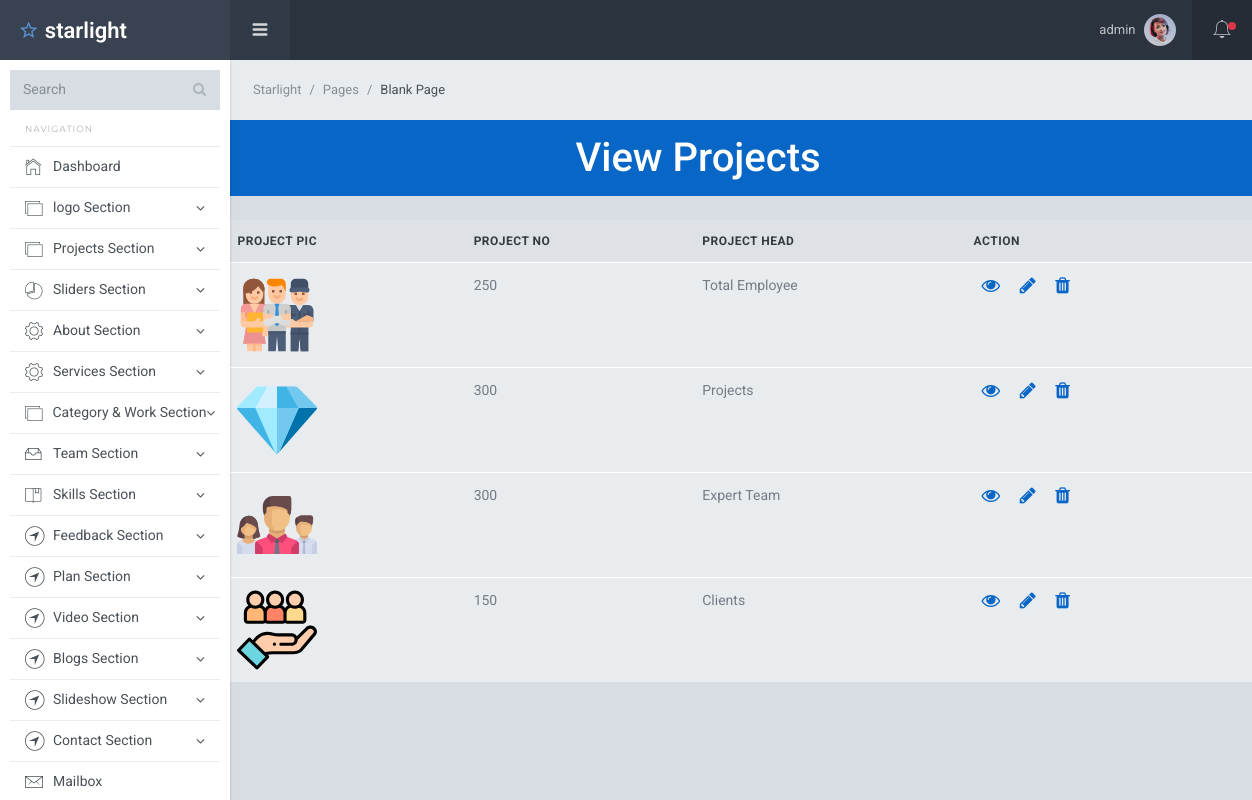
Page /project/view_project.php (signed in) on the committed database.
### tables this page shows
CREATE TABLE `projects` (
  `id` int(11) NOT NULL,
  `project_pic` varchar(50) NOT NULL,
  `project_no` int(11) NOT NULL,
  `project_head` varchar(50) NOT NULL
);

### project/view_project.php (the view, shortened to what this page needs)
<?php require '../dashboard_part/dashboard_header.php'; ?>
<?php
require '../db.php';
$sql = "SELECT * FROM projects";
$result = mysqli_query($db_conn,$sql);
?>
<section class="ml-5">
  <div class="container">
      <div class="row">
          <div class="col-lg-12 ml-5">
            <h1 class="bg-primary text-center p-3 text-white">View Projects</h1>
          </div>
      </div>
  </div>
  <div class="container">
      <div class="row">
        <div class="col-lg-12 ml-5 mt-3">
        <table class="table table-dark">
          <thead>
            <tr>
              <th scope="col">ID</th>
              <th scope="col">Project Pic</th>
              <th scope="col">Project NO</th>
              <th scope="col">Project Head</th>
              <th scope="col">Action</th>
            </tr>
          </thead>
          <tbody>
          <?php foreach($result as $projects){ ?>
            <tr>
              <th><?= $projects['id'] ?></th>
              <td><img width='80px' src="../uploads/projects/<?php echo $projects['project_pic'] ?>" alt=""></td>
              <td><?= $projects['project_no'] ?></td>
              <td><?= $projects['project_head'] ?></td>
              <td>
                <a href="" class="p-2"><i class="fa fa-eye fa-lg" aria-hidden="true"></i></a>
                <a href="" class="p-2"><i class="fa fa-pencil fa-lg" aria-hidden="true"></i></a>
                <a href="" class="p-2"><i class="fa fa-trash fa-lg" aria-hidden="true"></i></a>
              </td>
            </tr>
          <?php } ?>
          </tbody>
        </table>
        </div>
      </div>
  </div>
</section>
 <?php require '../dashboard_part/dashboard_footer.php';  ?>

### dashboard_part/dashboard_header.php (shortened to what this page needs)
<!DOCTYPE html>
<html lang="en">
  <head>
    <link href="/webcit/dashboard_assets/lib/font-awesome/css/font-awesome.css" rel="stylesheet">
    <link href="/webcit/dashboard_assets/lib/Ionicons/css/ionicons.css" rel="stylesheet">
    <link href="/webcit/dashboard_assets/lib/perfect-scrollbar/css/perfect-scrollbar.css" rel="stylesheet">
    <link rel="stylesheet" href="https://maxcdn.bootstrapcdn.com/bootstrap/4.0.0/css/bootstrap.min.css">
    <link rel="stylesheet" href="/webcit/dashboard_assets/css/starlight.css">
  </head>
  <body>
    <div class="sl-logo"><a href=""><i class="icon ion-android-star-outline"></i> starlight</a></div>
    <div class="sl-sideleft">
      <div class="input-group input-group-search">
        <input type="search" name="search" class="form-control" placeholder="Search">
        <span class="input-group-btn">
          <button class="btn"><i class="fa fa-search"></i></button>
        </span>
      </div>
      <label class="sidebar-label">Navigation</label>
      <div class="sl-sideleft-menu">
        <a href="/webcit/dashboad.php" class="sl-menu-link">
          <div class="sl-menu-item">
            <i class="menu-item-icon icon ion-ios-home-outline tx-22"></i>
            <span class="menu-item-label">Dashboard</span>
          </div>
        </a>
        <a href="widgets.html" class="sl-menu-link">
          <div class="sl-menu-item">
            <i class="menu-item-icon icon ion-ios-photos-outline tx-20"></i>
            <span class="menu-item-label">logo Section</span>
            <i class="menu-item-arrow fa fa-angle-down"></i>
          </div>
        </a>
        <a href="widgets.html" class="sl-menu-link">
          <div class="sl-menu-item">
            <i class="menu-item-icon icon ion-ios-photos-outline tx-20"></i>
            <span class="menu-item-label">Projects Section</span>
            <i class="menu-item-arrow fa fa-angle-down"></i>
          </div>
        </a>
        <a href="#" class="sl-menu-link">
          <div class="sl-menu-item">
            <i class="menu-item-icon ion-ios-pie-outline tx-20"></i>
            <span class="menu-item-label">Sliders Section</span>
            <i class="menu-item-arrow fa fa-angle-down"></i>
          </div>
        </a>
        <a href="#" class="sl-menu-link">
          <div class="sl-menu-item">
            <i class="menu-item-icon icon ion-ios-gear-outline tx-24"></i>
            <span class="menu-item-label">About Section</span>
            <i class="menu-item-arrow fa fa-angle-down"></i>
          </div>
        </a>
        <a href="#" class="sl-menu-link">
          <div class="sl-menu-item">
            <i class="menu-item-icon icon ion-ios-gear-outline tx-24"></i>
            <span class="menu-item-label">Services Section</span>
            <i class="menu-item-arrow fa fa-angle-down"></i>
          </div>
        </a>
        <a href="widgets.html" class="sl-menu-link">
          <div class="sl-menu-item">
            <i class="menu-item-icon icon ion-ios-photos-outline tx-20"></i>
            <span class="menu-item-label">Category & Work Section</span>
            <i class="menu-item-arrow fa fa-angle-down"></i>
          </div>
        </a>
        <a href="#" class="sl-menu-link">
          <div class="sl-menu-item">
            <i class="menu-item-icon icon ion-ios-filing-outline tx-24"></i>
            <span class="menu-item-label">Team Section</span>
            <i class="menu-item-arrow fa fa-angle-down"></i>
          </div>
        </a>
        <a href="#" class="sl-menu-link">
          <div class="sl-menu-item">
            <i class="menu-item-icon icon ion-ios-bookmarks-outline tx-20"></i>
            <span class="menu-item-label">Skills Section</span>
            <i class="menu-item-arrow fa fa-angle-down"></i>
          </div>
        </a>
        <a href="#" class="sl-menu-link">
          <div class="sl-menu-item">
            <i class="menu-item-icon icon ion-ios-navigate-outline tx-24"></i>
            <span class="menu-item-label">Feedback Section</span>
            <i class="menu-item-arrow fa fa-angle-down"></i>
          </div>
        </a>
        <a href="#" class="sl-menu-link">
          <div class="sl-menu-item">
            <i class="menu-item-icon icon ion-ios-navigate-outline tx-24"></i>
            <span class="menu-item-label">Plan Section</span>
            <i class="menu-item-arrow fa fa-angle-down"></i>
          </div>
        </a>
        <a href="#" class="sl-menu-link">
          <div class="sl-menu-item">
            <i class="menu-item-icon icon ion-ios-navigate-outline tx-24"></i>
            <span class="menu-item-label">Video Section</span>
            <i class="menu-item-arrow fa fa-angle-down"></i>
          </div>
        </a>
        <a href="#" class="sl-menu-link">
          <div class="sl-menu-item">
            <i class="menu-item-icon icon ion-ios-navigate-outline tx-24"></i>
            <span class="menu-item-label">Blogs Section</span>
            <i class="menu-item-arrow fa fa-angle-down"></i>
          </div>
        </a>
        <a href="#" class="sl-menu-link">
          <div class="sl-menu-item">
            <i class="menu-item-icon icon ion-ios-navigate-outline tx-24"></i>
            <span class="menu-item-label">Slideshow Section</span>
            <i class="menu-item-arrow fa fa-angle-down"></i>
          </div>
        </a>
        <a href="#" class="sl-menu-link">
          <div class="sl-menu-item">
            <i class="menu-item-icon icon ion-ios-navigate-outline tx-24"></i>
            <span class="menu-item-label">Contact Section</span>
            <i class="menu-item-arrow fa fa-angle-down"></i>
          </div>
        </a>
        <a href="mailbox.html" class="sl-menu-link">
          <div class="sl-menu-item">
            <i class="menu-item-icon icon ion-ios-email-outline tx-24"></i>
            <span class="menu-item-label">Mailbox</span>
          </div>
        </a>
      </div>
      <br>
    </div>
    <div class="sl-header">
      <div class="sl-header-left">
        <div class="navicon-left hidden-md-down"><a id="btnLeftMenu" href=""><i class="icon ion-navicon-round"></i></a></div>
      </div>
      <div class="sl-header-right">
        <nav class="nav">
          <div class="dropdown">
            <a href="" class="nav-link nav-link-profile" data-toggle="dropdown">
              <span class="logged-name">
               <?= $_SESSION['username'];?>
             </span>
              <img src="/webcit/dashboard_assets/img/img3.jpg" class="wd-32 rounded-circle" alt="">
            </a>
          </div>
        </nav>
        <div class="navicon-right">
          <a id="btnRightMenu" href="" class="pos-relative">
            <i class="icon ion-ios-bell-outline"></i>
            <span class="square-8 bg-danger"></span>
          </a>
        </div>
      </div>
    </div>
    <div class="sl-mainpanel">
      <nav class="breadcrumb sl-breadcrumb">
        <a class="breadcrumb-item" href="index.html">Starlight</a>
        <a class="breadcrumb-item" href="index.html">Pages</a>
        <span class="breadcrumb-item active">Blank Page</span>
      </nav>
      </div>
  </body>
</html>

### dashboard_part/dashboard_footer.php (shortened to what this page needs)
  </body>
</html>

### rows in the picture
projects: project_pic (picture), project_no "250", project_head "Total Employee"
projects: project_pic (picture), project_no "300", project_head "Projects"
projects: project_pic (picture), project_no "300", project_head "Expert Team"
projects: project_pic (picture), project_no "150", project_head "Clients"

### other values in the picture
$_SESSION['username'] "admin"
